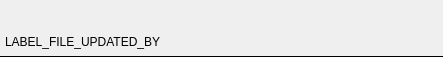
<?xml version="1.0" encoding="UTF-8"?>
<ui version="4.0">
 <class>FileHistoryWidget</class>
 <widget class="QWidget" name="FileHistoryWidget">
  <property name="geometry">
   <rect>
    <x>0</x>
    <y>0</y>
    <width>443</width>
    <height>57</height>
   </rect>
  </property>
  <property name="sizePolicy">
   <sizepolicy hsizetype="Preferred" vsizetype="Ignored">
    <horstretch>0</horstretch>
    <verstretch>0</verstretch>
   </sizepolicy>
  </property>
  <property name="minimumSize">
   <size>
    <width>0</width>
    <height>57</height>
   </size>
  </property>
  <property name="maximumSize">
   <size>
    <width>16777215</width>
    <height>57</height>
   </size>
  </property>
  <property name="windowTitle">
   <string>Form</string>
  </property>
  <property name="styleSheet">
   <string notr="true">#FileHistoryWidget
{
border-bottom: 1px solid rgb(0, 0, 0);
}</string>
  </property>
  <layout class="QVBoxLayout" name="verticalLayout">
   <property name="spacing">
    <number>5</number>
   </property>
   <property name="leftMargin">
    <number>5</number>
   </property>
   <property name="topMargin">
    <number>5</number>
   </property>
   <property name="rightMargin">
    <number>5</number>
   </property>
   <property name="bottomMargin">
    <number>5</number>
   </property>
   <item>
    <widget class="QLabel" name="label_datetime">
     <property name="font">
      <font>
       <pointsize>12</pointsize>
      </font>
     </property>
     <property name="text">
      <string/>
     </property>
    </widget>
   </item>
   <item>
    <layout class="QHBoxLayout" name="horizontalLayout">
     <property name="spacing">
      <number>10</number>
     </property>
     <item>
      <widget class="QLabel" name="label">
       <property name="sizePolicy">
        <sizepolicy hsizetype="Minimum" vsizetype="Preferred">
         <horstretch>0</horstretch>
         <verstretch>0</verstretch>
        </sizepolicy>
       </property>
       <property name="text">
        <string>LABEL_FILE_UPDATED_BY</string>
       </property>
      </widget>
     </item>
     <item>
      <widget class="QLabel" name="label_user">
       <property name="sizePolicy">
        <sizepolicy hsizetype="Expanding" vsizetype="Preferred">
         <horstretch>0</horstretch>
         <verstretch>0</verstretch>
        </sizepolicy>
       </property>
       <property name="font">
        <font>
         <pointsize>12</pointsize>
        </font>
       </property>
       <property name="text">
        <string/>
       </property>
      </widget>
     </item>
    </layout>
   </item>
  </layout>
 </widget>
 <resources/>
 <connections/>
</ui>
